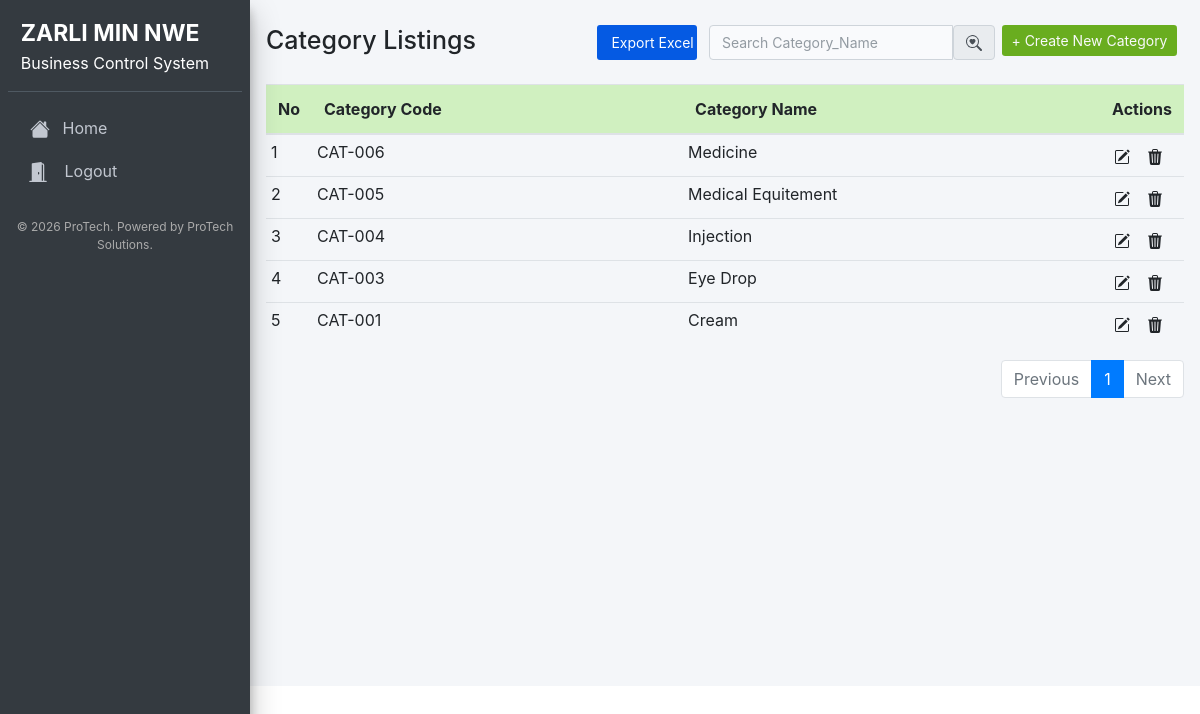
/category.php (signed in), run on an earlier commit of the app's database.
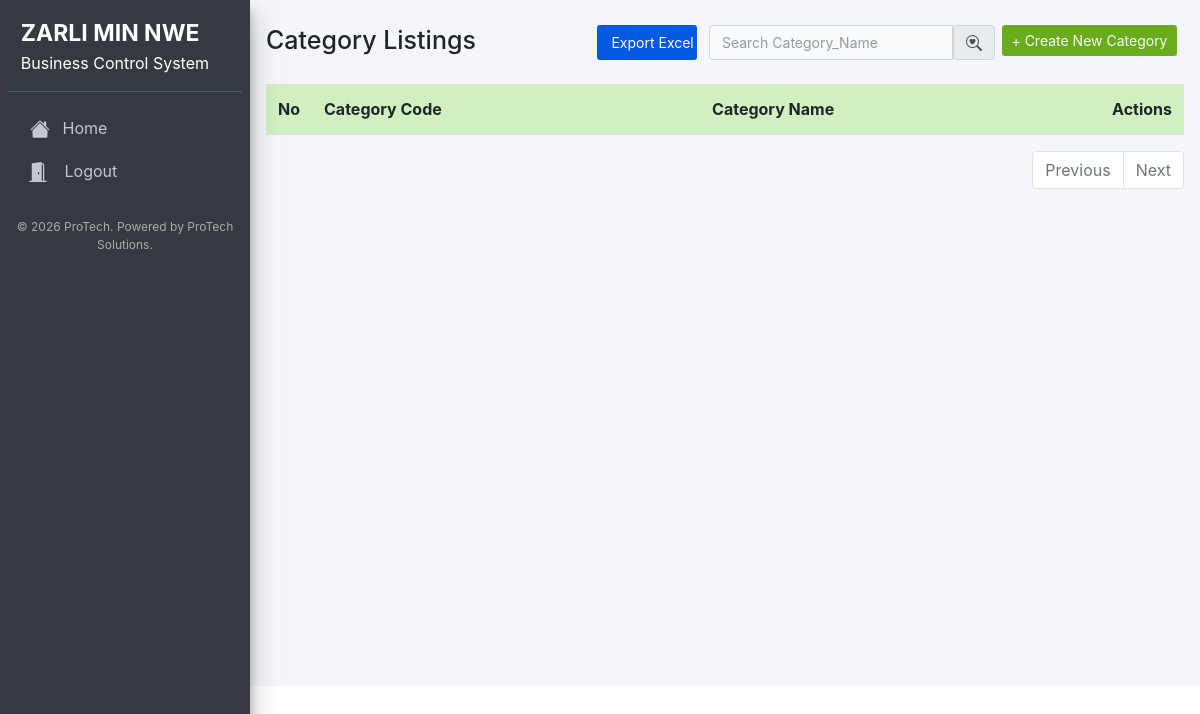
And on a later commit of the database.
### tables this page shows
CREATE TABLE `categories` (
  `id` int(11) NOT NULL,
  `categories_code` varchar(255) NOT NULL,
  `categories_name` varchar(255) NOT NULL
);

### category.php (the view, shortened to what this page needs)
<?php
require '../config/config.php';
?>
<?php include 'header.php'; ?>
<?php
if (!empty($_GET['pageno'])) {
    $pageno = (int)$_GET['pageno'];
} else {
    $pageno = 1;
}
$numOfrecs = 10;
$offset = ($pageno - 1) * $numOfrecs;
if (empty($_POST['search'])) {
    $stmt = $pdo->prepare("SELECT COUNT(*) FROM categories");
    $stmt->execute();
    $total_rows = $stmt->fetchColumn();
    $total_pages = ceil($total_rows / $numOfrecs);
    $stmt = $pdo->prepare("SELECT * FROM categories ORDER BY id DESC LIMIT $offset, $numOfrecs");
    $stmt->execute();
    $result = $stmt->fetchAll();
}
?>
<div class="col-md-12 px-3">
  <div class="d-flex mt-4 mb-4 justify-content-between">
    <div>
      <h1 class="card-title">Category Listings</h1>
    </div>
    <div class="d-flex text-right">
      <div class="col">
        <a href="export_excel.php?table=categories&search=<?= urlencode($_POST['search'] ?? '') ?>" class="btn export-btn btn-sm">
          Export Excel
        </a>
      </div>
      <div class="ml-1">
        <form action="" method="post">
          <div class="input-group">
            <input type="text" class="form-control" placeholder="Search Category_Name" name="search">
            <button type="submit" class="input-group-text">
            </button>
          </div>
        </form>
      </div>
      <div class="col">
        <a href="category_add.php" class="btn btn-purple btn-sm text-light">+ Create New Category</a>
      </div>
    </div>
  </div>
  <div class="outer">
    <table class="table table-hover">
      <thead class="custom-thead">
        <tr>
          <th style="width:10px">No</th>
          <th>Category Code</th>
          <th>Category Name</th>
          <th style="width:40px;">Actions</th>
        </tr>
      </thead>
      <tbody>
        <?php
        if ($result) {
            $id = ($pageno - 1) * $numOfrecs + 1;
            foreach ($result as $value) {
        ?>
        <tr>
          <td><?= $id++; ?></td>
          <td><?= $value['categories_code']; ?></td>
          <td><?= $value['categories_name']; ?></td>
          <td>
            <div class="btn-group">
              <a href="category_edit.php?id=<?= $value['id']; ?>" class="btn btn-sm">
              </a>
              <a href="category_delete.php?id=<?= $value['id']; ?>" class="btn btn-sm delete-category">
              </a>
            </div>
          </td>
        </tr>
        <?php
            }
        }
        ?>
      </tbody>
    </table>
  </div>
  <nav>
    <ul class="pagination justify-content-end">
      <li class="page-item <?= ($pageno <= 1) ? 'disabled' : '' ?>">
        <a class="page-link" href="?pageno=<?= $pageno - 1 ?>">Previous</a>
      </li>
      <?php for ($i = 1; $i <= $total_pages; $i++) : ?>
        <li class="page-item <?= ($i == $pageno) ? 'active' : '' ?>">
          <a class="page-link" href="?pageno=<?= $i ?>"><?= $i ?></a>
        </li>
      <?php endfor; ?>
      <li class="page-item <?= ($pageno >= $total_pages) ? 'disabled' : '' ?>">
        <a class="page-link" href="?pageno=<?= $pageno + 1 ?>">Next</a>
      </li>
    </ul>
  </nav>
</div>

What changed in the data, as far as the page shows it:
removed categories: categories_code "CAT-006", categories_name "Medicine"
removed categories: categories_code "CAT-005", categories_name "Medical Equitement"
removed categories: categories_code "CAT-004", categories_name "Injection"
removed categories: categories_code "CAT-003", categories_name "Eye Drop"
removed categories: categories_code "CAT-001", categories_name "Cream"
Also different on the page:
list line gone: "1"
